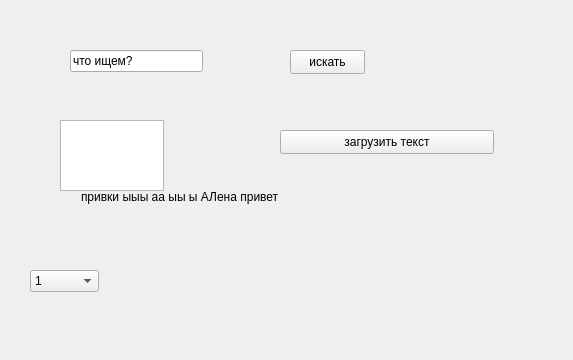
<?xml version="1.0" encoding="UTF-8"?>
<ui version="4.0">
 <class>Widget</class>
 <widget class="QWidget" name="Widget">
  <property name="geometry">
   <rect>
    <x>0</x>
    <y>0</y>
    <width>573</width>
    <height>360</height>
   </rect>
  </property>
  <property name="windowTitle">
   <string>Widget</string>
  </property>
  <widget class="QLineEdit" name="lineEdit">
   <property name="geometry">
    <rect>
     <x>70</x>
     <y>50</y>
     <width>133</width>
     <height>22</height>
    </rect>
   </property>
   <property name="text">
    <string>что ищем? </string>
   </property>
  </widget>
  <widget class="QPushButton" name="loadButton">
   <property name="geometry">
    <rect>
     <x>280</x>
     <y>130</y>
     <width>214</width>
     <height>24</height>
    </rect>
   </property>
   <property name="text">
    <string>загрузить текст</string>
   </property>
  </widget>
  <widget class="QLabel" name="label">
   <property name="geometry">
    <rect>
     <x>81</x>
     <y>189</y>
     <width>200</width>
     <height>16</height>
    </rect>
   </property>
   <property name="text">
    <string>привки ыыы аа ыы ы АЛена привет </string>
   </property>
  </widget>
  <widget class="QTextEdit" name="textEdit">
   <property name="geometry">
    <rect>
     <x>60</x>
     <y>120</y>
     <width>104</width>
     <height>71</height>
    </rect>
   </property>
  </widget>
  <widget class="QPushButton" name="findButton">
   <property name="geometry">
    <rect>
     <x>290</x>
     <y>50</y>
     <width>75</width>
     <height>24</height>
    </rect>
   </property>
   <property name="text">
    <string>искать</string>
   </property>
  </widget>
  <widget class="QComboBox" name="comboBox">
   <property name="geometry">
    <rect>
     <x>30</x>
     <y>270</y>
     <width>69</width>
     <height>22</height>
    </rect>
   </property>
   <item>
    <property name="text">
     <string>1</string>
    </property>
   </item>
   <item>
    <property name="text">
     <string>2</string>
    </property>
   </item>
   <item>
    <property name="text">
     <string>3</string>
    </property>
   </item>
   <item>
    <property name="text">
     <string>4</string>
    </property>
   </item>
  </widget>
 </widget>
 <resources/>
 <connections/>
</ui>
